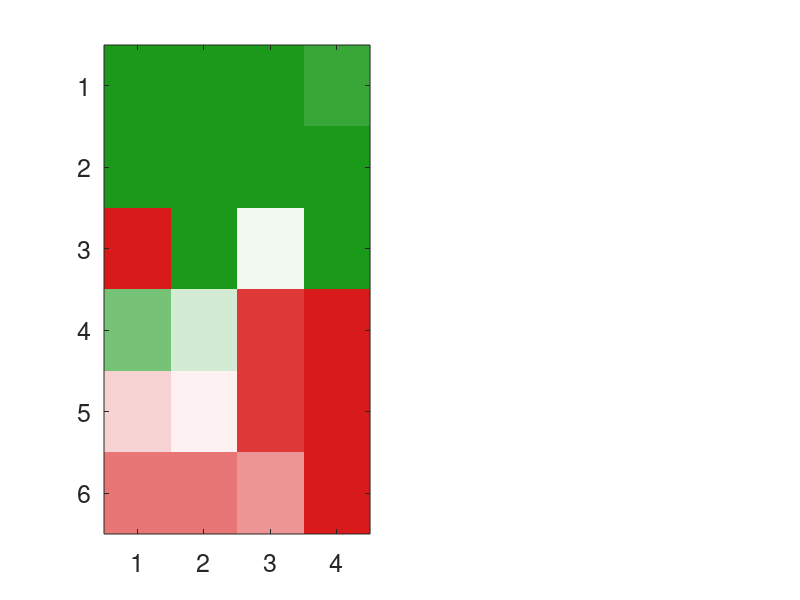

MATLAB code to generate this figure: (Note: this script raises an error after producing the figure.)
%% plot_C2_ambiguity.m
% C2 — Command ambiguity resolution: success-rate heatmap (baseline vs after fix)
% Data hardcoded from CSV files. Rows = command types 1-6, Cols = [Claude, GPT-4o, GPT-4o-mini, Gemini]

clear; clc; close all;
set(groot,'DefaultAxesFontSize',18);

%% ── hardcoded success rates (%)  ────────────────────────────────────────────
%                          Claude  GPT-4o  Mini   Gemini
D_base = [ ...
    100.0,  100.0,  100.0,   93.3; ...   % cmd1 — Explicit
    100.0,  100.0,  100.0,  100.0; ...   % cmd2 — Paraphrase
      0.0,  100.0,   53.3,  100.0; ...   % cmd3 — Relative (no num)
     80.0,   60.0,    6.7,    0.0; ...   % cmd4 — Vague relative
     40.0,   46.7,    6.7,    0.0; ...   % cmd5 — Abstract
     20.0,   20.0,   26.7,    0.0 ];     % cmd6 — Indirect

%                         Claude  GPT-4o  Mini   Gemini
D_fix = [ ...
    100.0,   80.0,  100.0,  100.0; ...   % cmd1 — Explicit
    100.0,  100.0,  100.0,  100.0; ...   % cmd2 — Paraphrase
    100.0,  100.0,   20.0,  100.0; ...   % cmd3 — Relative (no num)
    100.0,   60.0,   40.0,   60.0; ...   % cmd4 — Vague relative
     80.0,   60.0,   40.0,   80.0; ...   % cmd5 — Abstract
     40.0,    0.0,   20.0,   80.0 ];     % cmd6 — Indirect

%% ── labels ───────────────────────────────────────────────────────────────────
cmd_lbl   = {'Explicit','Paraphrase','Relative (no num)','Vague relative','Abstract','Indirect'};
model_lbl = {'Claude','GPT-4o','GPT-4o-mini','Gemini'};

%% colormap: red (0%) → white (50%) → green (100%)
nh   = 128;
cmap = [ linspace(0.85,1,nh)', linspace(0.10,1,nh)', linspace(0.10,1,nh)'; ...
         linspace(1,0.10,nh)', linspace(1,0.60,nh)', linspace(1,0.10,nh)' ];

%% ── Figure ───────────────────────────────────────────────────────────────────
figure('Name','C2 — Ambiguity Heatmap','Position',[60 60 1700 850]);
titles = {'Baseline  (15 runs / model)', 'After Fix  (conservative-default policy, 5 runs / model)'};
D_all  = {D_base, D_fix};

for p = 1:2
    ax = subplot(1,2,p);
    D  = D_all{p};

    imagesc(ax, D);
    colormap(ax, cmap);
    clim(ax, [0 100]);
    set(ax, 'XTick',1:4, 'XTickLabel',model_lbl, ...
            'YTick',1:6, 'YTickLabel',cmd_lbl, ...
            'XAxisLocation','top', 'TickLength',[0 0], ...
            'FontSize',18, 'Box','off');
    title(ax, titles{p}, 'FontSize',20, 'FontWeight','bold');

    cb = colorbar(ax);
    cb.Label.String   = 'Success rate  (%)';
    cb.Label.FontSize = 16;

    for r = 1:6
        for c = 1:4
            v  = D(r,c);
            tc = [0 0 0];
            if v <= 35 || v >= 70; tc = [1 1 1]; end
            text(ax, c, r, sprintf('%.0f%%', v), ...
                 'HorizontalAlignment','center', 'VerticalAlignment','middle', ...
                 'FontSize',17, 'FontWeight','bold', 'Color',tc);
        end
    end

    overall = mean(D(:));
    text(ax, 2.5, 6.7, sprintf('Overall  %.0f%%', overall), ...
         'HorizontalAlignment','center','FontSize',16,'Color',[0.3 0.3 0.3]);
end

sgtitle('C2 — Command Ambiguity: Success Rate by Model and Command Type', ...
        'FontSize',22, 'FontWeight','bold');
